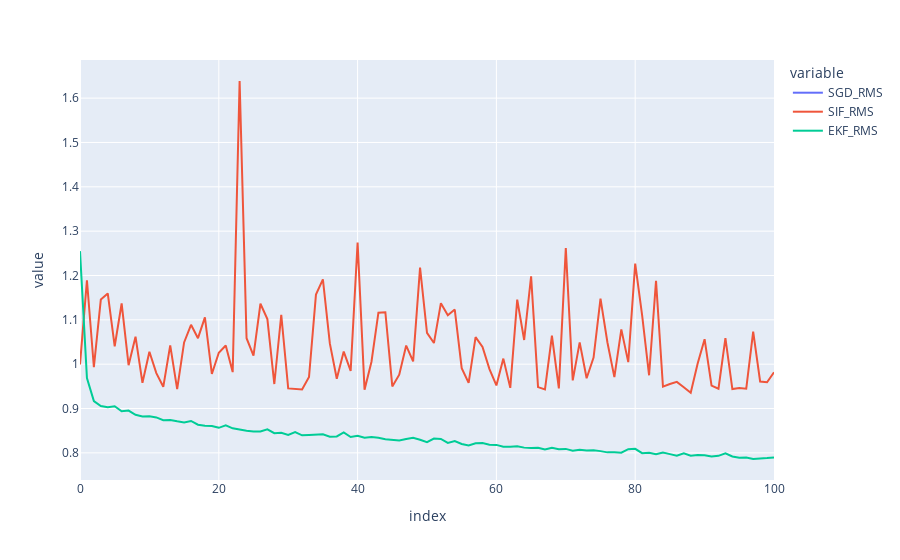

Notebook code cell kept with this figure:
### Code cell
df_rms = pd.DataFrame()
df_rms['SGD_RMS'] = knn_sgd.RMS
df_rms["SIF_RMS"] = knn_sif.RMS
df_rms["EKF_RMS"] = knn_ekf.RMS
fig = df_rms.plot()
fig.show()

### Figure 1 — Plotly figure (JSON) as saved in the notebook; plotly's stock layout.template omitted (floating-point values rounded to 4 significant figures)
{"data": [{"hovertemplate": "variable=SGD_RMS<br>index=%{x}<br>value=%{y}<extra></extra>", "legendgroup": "SGD_RMS", "line": {"color": "#636efa", "dash": "solid"}, "marker": {"symbol": "circle"}, "mode": "lines", "name": "SGD_RMS", "orientation": "v", "showlegend": true, "type": "scatter", "x": [0, 1, 2, 3, 4, 5, 6, 7, 8, 9, 10, 11, 12, 13, 14, 15, 16, 17, 18, 19, 20, 21, 22, 23, 24, 25, 26, 27, 28, 29, 30, 31, 32, 33, 34, 35, 36, 37, 38, 39, 40, 41, 42, 43, 44, 45, 46, 47, 48, 49, 50, 51, 52, 53, 54, 55, 56, 57, 58, 59, 60, 61, 62, 63, 64, 65, 66, 67, 68, 69, 70, 71, 72, 73, 74, 75, 76, 77, 78, 79, 80, 81, 82, 83, 84, 85, 86, 87, 88, 89, 90, 91, 92, 93, 94, 95, 96, 97, 98, 99, 100], "xaxis": "x", "y": [1.006, null, null, null, null, null, null, null, null, null, null, null, null, null, null, null, null, null, null, null, null, null, null, null, null, null, null, null, null, null, null, null, null, null, null, null, null, null, null, null, null, null, null, null, null, null, null, null, null, null, null, null, null, null, null, null, null, null, null, null, null, null, null, null, null, null, null, null, null, null, null, null, null, null, null, null, null, null, null, null, null, null, null, null, null, null, null, null, null, null, null, null, null, null, null, null, null, null, null, null, null], "yaxis": "y"}, {"hovertemplate": "variable=SIF_RMS<br>index=%{x}<br>value=%{y}<extra></extra>", "legendgroup": "SIF_RMS", "line": {"color": "#EF553B", "dash": "solid"}, "marker": {"symbol": "circle"}, "mode": "lines", "name": "SIF_RMS", "orientation": "v", "showlegend": true, "type": "scatter", "x": [0, 1, 2, 3, 4, 5, 6, 7, 8, 9, 10, 11, 12, 13, 14, 15, 16, 17, 18, 19, 20, 21, 22, 23, 24, 25, 26, 27, 28, 29, 30, 31, 32, 33, 34, 35, 36, 37, 38, 39, 40, 41, 42, 43, 44, 45, 46, 47, 48, 49, 50, 51, 52, 53, 54, 55, 56, 57, 58, 59, 60, 61, 62, 63, 64, 65, 66, 67, 68, 69, 70, 71, 72, 73, 74, 75, 76, 77, 78, 79, 80, 81, 82, 83, 84, 85, 86, 87, 88, 89, 90, 91, 92, 93, 94, 95, 96, 97, 98, 99, 100], "xaxis": "x", "y": [0.9995, 1.189, 0.9932, 1.146, 1.16, 1.04, 1.137, 0.9978, 1.062, 0.9579, 1.028, 0.9799, 0.949, 1.043, 0.9437, 1.049, 1.089, 1.059, 1.105, 0.978, 1.026, 1.042, 0.9821, 1.639, 1.059, 1.019, 1.136, 1.102, 0.9553, 1.112, 0.9454, 0.9437, 0.9431, 0.9712, 1.157, 1.191, 1.047, 0.967, 1.029, 0.9849, 1.275, 0.9426, 1.006, 1.116, 1.117, 0.9499, 0.9764, 1.042, 1.006, 1.218, 1.07, 1.048, 1.138, 1.11, 1.123, 0.9911, 0.9577, 1.061, 1.039, 0.9888, 0.9521, 1.013, 0.9465, 1.145, 1.055, 1.198, 0.9482, 0.943, 1.064, 0.9455, 1.262, 0.9633, 1.049, 0.9684, 1.015, 1.148, 1.049, 0.9707, 1.079, 1.005, 1.227, 1.11, 0.975, 1.188, 0.9495, 0.9554, 0.9602, 0.9482, 0.9354, 1.002, 1.056, 0.9518, 0.9446, 1.059, 0.9439, 0.9461, 0.9448, 1.073, 0.961, 0.9592, 0.9818], "yaxis": "y"}, {"hovertemplate": "variable=EKF_RMS<br>index=%{x}<br>value=%{y}<extra></extra>", "legendgroup": "EKF_RMS", "line": {"color": "#00cc96", "dash": "solid"}, "marker": {"symbol": "circle"}, "mode": "lines", "name": "EKF_RMS", "orientation": "v", "showlegend": true, "type": "scatter", "x": [0, 1, 2, 3, 4, 5, 6, 7, 8, 9, 10, 11, 12, 13, 14, 15, 16, 17, 18, 19, 20, 21, 22, 23, 24, 25, 26, 27, 28, 29, 30, 31, 32, 33, 34, 35, 36, 37, 38, 39, 40, 41, 42, 43, 44, 45, 46, 47, 48, 49, 50, 51, 52, 53, 54, 55, 56, 57, 58, 59, 60, 61, 62, 63, 64, 65, 66, 67, 68, 69, 70, 71, 72, 73, 74, 75, 76, 77, 78, 79, 80, 81, 82, 83, 84, 85, 86, 87, 88, 89, 90, 91, 92, 93, 94, 95, 96, 97, 98, 99, 100], "xaxis": "x", "y": [1.255, 0.9689, 0.9169, 0.9058, 0.9029, 0.9052, 0.8938, 0.8953, 0.886, 0.8823, 0.8824, 0.88, 0.8737, 0.874, 0.8711, 0.8686, 0.872, 0.8635, 0.8609, 0.8605, 0.8565, 0.8623, 0.8553, 0.8522, 0.8497, 0.8483, 0.8482, 0.8531, 0.8443, 0.8452, 0.8404, 0.8469, 0.8396, 0.8403, 0.8404, 0.8419, 0.8366, 0.8371, 0.8463, 0.8357, 0.8387, 0.8343, 0.8356, 0.8341, 0.8307, 0.8287, 0.8281, 0.8314, 0.8342, 0.8297, 0.8241, 0.8323, 0.8313, 0.8223, 0.8268, 0.8199, 0.8168, 0.8218, 0.8223, 0.8185, 0.818, 0.8138, 0.8136, 0.8151, 0.8118, 0.811, 0.8114, 0.8079, 0.8115, 0.8082, 0.8089, 0.805, 0.8072, 0.8055, 0.8059, 0.8039, 0.8011, 0.8014, 0.8003, 0.8083, 0.809, 0.7992, 0.8004, 0.7968, 0.8006, 0.7971, 0.7934, 0.799, 0.7935, 0.7952, 0.7944, 0.7917, 0.7933, 0.799, 0.7919, 0.789, 0.7896, 0.7862, 0.788, 0.7882, 0.7897], "yaxis": "y"}], "layout": {"legend": {"title": {"text": "variable"}, "tracegroupgap": 0}, "margin": {"t": 60}, "xaxis": {"anchor": "y", "domain": [0, 1], "title": {"text": "index"}}, "yaxis": {"anchor": "x", "domain": [0, 1], "title": {"text": "value"}}}}
